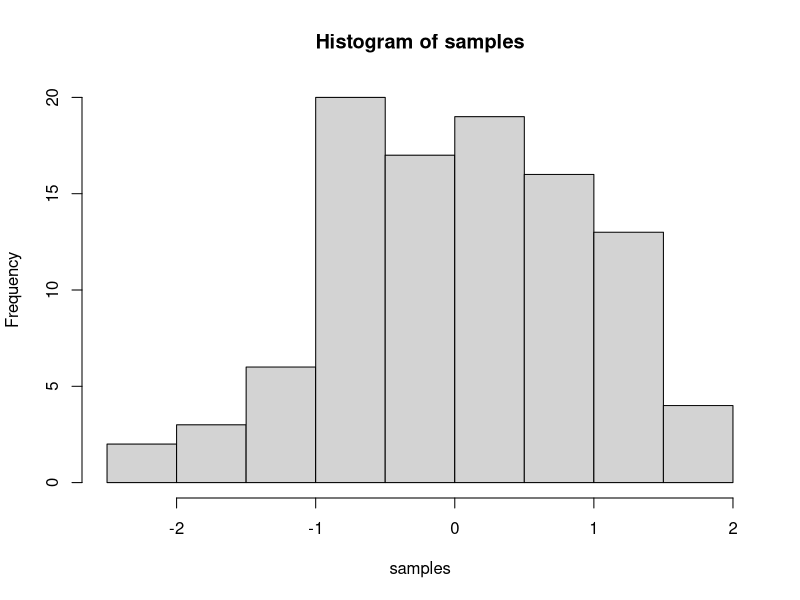

The R source for this figure:
## ---- chunk 1
knitr::opts_chunk$set(message=FALSE,warning=FALSE, cache=TRUE)
## ---- chunk 2
samples <- rnorm(100, mean=0, sd=1)
hist(samples)
## ---- chunk 3
1+2
2*5
5/3
(1+6+4)/5

## ---- chunk 4
a<-1
b<-2
a+b

d<-c(1,2,3)
e<-c(5,6,7)
d+e
d*e
d/e

## ---- chunk 5
# for loop solution
# i becomes the number 1 to 100 at each step of the loop


a <- length(100) # make empty variable, set length to 100
for (i in 1:100){
  a[i] <-i #assigns the number in i, to the ith index of a
}

print(a)

# for loop solution #2

a<-c() #create empty variable using combine command
for (i in 1:100){
  a<-c(a,i) # keeps combining a with itself and the new number in i
}
print(a)

# seq solution
a <- seq(1,100,1) # look up help for seq using ?seq() in console
print(a)

